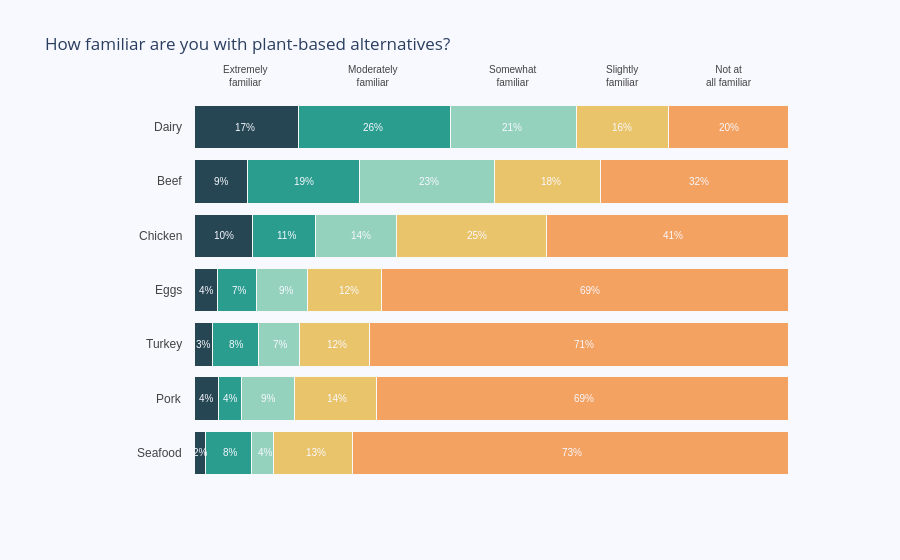

Write notebook code for a chart like this one.
### Code cell
top_labels = ['Extremely<br>familiar', 'Moderately<br>familiar', 'Somewhat<br>familiar', 'Slightly<br>familiar', 'Not at<br>all familiar']

colors = ['rgb(38, 70, 83)', 'rgb(42, 157, 143)', 'rgb(148, 210, 189)',
          'rgb(233, 196, 106)', 'rgb(244, 162, 97)',
          'rgb(244, 162, 97)']

x_data_labels = np.array(list(np.around(np.array(data))), dtype=int)

x_data = data

y_data = list(familiarity_dict.values())

fig = go.Figure()

for i in range(0, len(x_data[0])):
    for xd, yd in zip(x_data, y_data):
        fig.add_trace(go.Bar(
            x=[xd[i]], y=[yd],
            orientation='h',
            marker=dict(
                color=colors[i],
                line=dict(color='rgb(248, 248, 249)', width=1)
            )
        ))

fig.update_layout(
    title='How familiar are you with plant-based alternatives?',
    xaxis=dict(
        showgrid=False,
        showline=False,
        showticklabels=False,
        zeroline=False,
        domain=[0.15, 1]
    ),
    yaxis=dict(
        showgrid=False,
        showline=False,
        showticklabels=False,
        zeroline=False,
    ),
    barmode='stack',
    paper_bgcolor='rgb(248, 248, 255)',
    plot_bgcolor='rgb(248, 248, 255)',
#    margin=dict(l=120, r=10, t=140, b=80),
    showlegend=False,
)

annotations = []

for yd, xd in zip(y_data, x_data_labels):
    # labeling the y-axis
    annotations.append(dict(xref='paper', yref='y',
                            x=0.14, y=yd,
                            xanchor='right',
                            text=str(yd),
                            font=dict(family='Arial', size=12,
                                      color='rgb(67, 67, 67)'),
                            showarrow=False, align='right'))
    # labeling the first percentage of each bar (x_axis)
    annotations.append(dict(xref='x', yref='y',
                            x=xd[0] / 2, y=yd,
                            text=str(xd[0]) + '%',
                            font=dict(family='Arial', size=10,
                                      color='rgb(248, 248, 255)'),
                            showarrow=False))
    # labeling the first Likert scale (on the top)
    if yd == y_data[-1]:
        annotations.append(dict(xref='x', yref='paper',
                                x=xd[0] / 2, y=1.1,
                                text=top_labels[0],
                                font=dict(family='Arial', size=10,
                                          color='rgb(67, 67, 67)'),
                                showarrow=False))
    space = xd[0]
    for i in range(1, len(xd)):
            # labeling the rest of percentages for each bar (x_axis)
            annotations.append(dict(xref='x', yref='y',
                                    x=space + (xd[i]/2), y=yd,
                                    text=str(xd[i]) + '%',
                                    font=dict(family='Arial', size=10,
                                              color='rgb(248, 248, 255)'),
                                    showarrow=False))
            # labeling the Likert scale
            if yd == y_data[-1]:
                annotations.append(dict(xref='x', yref='paper',
                                        x=space + (xd[i]/2), y=1.1,
                                        text=top_labels[i],
                                        font=dict(family='Arial', size=10,
                                                  color='rgb(67, 67, 67)'),
                                        showarrow=False))
            space += xd[i]

fig.update_layout(annotations=annotations)

fig.show()

### Figure 1 — Plotly figure (JSON) as saved in the notebook; plotly's stock layout.template omitted (floating-point values rounded to 4 significant figures)
{"data": [{"marker": {"color": "rgb(38, 70, 83)", "line": {"color": "rgb(248, 248, 249)", "width": 1}}, "orientation": "h", "type": "bar", "x": [1.905], "y": ["Seafood"]}, {"marker": {"color": "rgb(38, 70, 83)", "line": {"color": "rgb(248, 248, 249)", "width": 1}}, "orientation": "h", "type": "bar", "x": [3.96], "y": ["Pork"]}, {"marker": {"color": "rgb(38, 70, 83)", "line": {"color": "rgb(248, 248, 249)", "width": 1}}, "orientation": "h", "type": "bar", "x": [2.941], "y": ["Turkey"]}, {"marker": {"color": "rgb(38, 70, 83)", "line": {"color": "rgb(248, 248, 249)", "width": 1}}, "orientation": "h", "type": "bar", "x": [3.81], "y": ["Eggs"]}, {"marker": {"color": "rgb(38, 70, 83)", "line": {"color": "rgb(248, 248, 249)", "width": 1}}, "orientation": "h", "type": "bar", "x": [9.709], "y": ["Chicken"]}, {"marker": {"color": "rgb(38, 70, 83)", "line": {"color": "rgb(248, 248, 249)", "width": 1}}, "orientation": "h", "type": "bar", "x": [8.911], "y": ["Beef"]}, {"marker": {"color": "rgb(38, 70, 83)", "line": {"color": "rgb(248, 248, 249)", "width": 1}}, "orientation": "h", "type": "bar", "x": [17.43], "y": ["Dairy"]}, {"marker": {"color": "rgb(42, 157, 143)", "line": {"color": "rgb(248, 248, 249)", "width": 1}}, "orientation": "h", "type": "bar", "x": [7.619], "y": ["Seafood"]}, {"marker": {"color": "rgb(42, 157, 143)", "line": {"color": "rgb(248, 248, 249)", "width": 1}}, "orientation": "h", "type": "bar", "x": [3.96], "y": ["Pork"]}, {"marker": {"color": "rgb(42, 157, 143)", "line": {"color": "rgb(248, 248, 249)", "width": 1}}, "orientation": "h", "type": "bar", "x": [7.843], "y": ["Turkey"]}, {"marker": {"color": "rgb(42, 157, 143)", "line": {"color": "rgb(248, 248, 249)", "width": 1}}, "orientation": "h", "type": "bar", "x": [6.667], "y": ["Eggs"]}, {"marker": {"color": "rgb(42, 157, 143)", "line": {"color": "rgb(248, 248, 249)", "width": 1}}, "orientation": "h", "type": "bar", "x": [10.68], "y": ["Chicken"]}, {"marker": {"color": "rgb(42, 157, 143)", "line": {"color": "rgb(248, 248, 249)", "width": 1}}, "orientation": "h", "type": "bar", "x": [18.81], "y": ["Beef"]}, {"marker": {"color": "rgb(42, 157, 143)", "line": {"color": "rgb(248, 248, 249)", "width": 1}}, "orientation": "h", "type": "bar", "x": [25.69], "y": ["Dairy"]}, {"marker": {"color": "rgb(148, 210, 189)", "line": {"color": "rgb(248, 248, 249)", "width": 1}}, "orientation": "h", "type": "bar", "x": [3.81], "y": ["Seafood"]}, {"marker": {"color": "rgb(148, 210, 189)", "line": {"color": "rgb(248, 248, 249)", "width": 1}}, "orientation": "h", "type": "bar", "x": [8.911], "y": ["Pork"]}, {"marker": {"color": "rgb(148, 210, 189)", "line": {"color": "rgb(248, 248, 249)", "width": 1}}, "orientation": "h", "type": "bar", "x": [6.863], "y": ["Turkey"]}, {"marker": {"color": "rgb(148, 210, 189)", "line": {"color": "rgb(248, 248, 249)", "width": 1}}, "orientation": "h", "type": "bar", "x": [8.571], "y": ["Eggs"]}, {"marker": {"color": "rgb(148, 210, 189)", "line": {"color": "rgb(248, 248, 249)", "width": 1}}, "orientation": "h", "type": "bar", "x": [13.59], "y": ["Chicken"]}, {"marker": {"color": "rgb(148, 210, 189)", "line": {"color": "rgb(248, 248, 249)", "width": 1}}, "orientation": "h", "type": "bar", "x": [22.77], "y": ["Beef"]}, {"marker": {"color": "rgb(148, 210, 189)", "line": {"color": "rgb(248, 248, 249)", "width": 1}}, "orientation": "h", "type": "bar", "x": [21.1], "y": ["Dairy"]}, {"marker": {"color": "rgb(233, 196, 106)", "line": {"color": "rgb(248, 248, 249)", "width": 1}}, "orientation": "h", "type": "bar", "x": [13.33], "y": ["Seafood"]}, {"marker": {"color": "rgb(233, 196, 106)", "line": {"color": "rgb(248, 248, 249)", "width": 1}}, "orientation": "h", "type": "bar", "x": [13.86], "y": ["Pork"]}, {"marker": {"color": "rgb(233, 196, 106)", "line": {"color": "rgb(248, 248, 249)", "width": 1}}, "orientation": "h", "type": "bar", "x": [11.76], "y": ["Turkey"]}, {"marker": {"color": "rgb(233, 196, 106)", "line": {"color": "rgb(248, 248, 249)", "width": 1}}, "orientation": "h", "type": "bar", "x": [12.38], "y": ["Eggs"]}, {"marker": {"color": "rgb(233, 196, 106)", "line": {"color": "rgb(248, 248, 249)", "width": 1}}, "orientation": "h", "type": "bar", "x": [25.24], "y": ["Chicken"]}, {"marker": {"color": "rgb(233, 196, 106)", "line": {"color": "rgb(248, 248, 249)", "width": 1}}, "orientation": "h", "type": "bar", "x": [17.82], "y": ["Beef"]}, {"marker": {"color": "rgb(233, 196, 106)", "line": {"color": "rgb(248, 248, 249)", "width": 1}}, "orientation": "h", "type": "bar", "x": [15.6], "y": ["Dairy"]}, {"marker": {"color": "rgb(244, 162, 97)", "line": {"color": "rgb(248, 248, 249)", "width": 1}}, "orientation": "h", "type": "bar", "x": [73.33], "y": ["Seafood"]}, {"marker": {"color": "rgb(244, 162, 97)", "line": {"color": "rgb(248, 248, 249)", "width": 1}}, "orientation": "h", "type": "bar", "x": [69.31], "y": ["Pork"]}, {"marker": {"color": "rgb(244, 162, 97)", "line": {"color": "rgb(248, 248, 249)", "width": 1}}, "orientation": "h", "type": "bar", "x": [70.59], "y": ["Turkey"]}, {"marker": {"color": "rgb(244, 162, 97)", "line": {"color": "rgb(248, 248, 249)", "width": 1}}, "orientation": "h", "type": "bar", "x": [68.57], "y": ["Eggs"]}, {"marker": {"color": "rgb(244, 162, 97)", "line": {"color": "rgb(248, 248, 249)", "width": 1}}, "orientation": "h", "type": "bar", "x": [40.78], "y": ["Chicken"]}, {"marker": {"color": "rgb(244, 162, 97)", "line": {"color": "rgb(248, 248, 249)", "width": 1}}, "orientation": "h", "type": "bar", "x": [31.68], "y": ["Beef"]}, {"marker": {"color": "rgb(244, 162, 97)", "line": {"color": "rgb(248, 248, 249)", "width": 1}}, "orientation": "h", "type": "bar", "x": [20.18], "y": ["Dairy"]}], "layout": {"annotations": [{"align": "right", "font": {"color": "rgb(67, 67, 67)", "family": "Arial", "size": 12}, "showarrow": false, "text": "Seafood", "x": 0.14, "xanchor": "right", "xref": "paper", "y": "Seafood", "yref": "y"}, {"font": {"color": "rgb(248, 248, 255)", "family": "Arial", "size": 10}, "showarrow": false, "text": "2%", "x": 1, "xref": "x", "y": "Seafood", "yref": "y"}, {"font": {"color": "rgb(248, 248, 255)", "family": "Arial", "size": 10}, "showarrow": false, "text": "8%", "x": 6, "xref": "x", "y": "Seafood", "yref": "y"}, {"font": {"color": "rgb(248, 248, 255)", "family": "Arial", "size": 10}, "showarrow": false, "text": "4%", "x": 12, "xref": "x", "y": "Seafood", "yref": "y"}, {"font": {"color": "rgb(248, 248, 255)", "family": "Arial", "size": 10}, "showarrow": false, "text": "13%", "x": 20.5, "xref": "x", "y": "Seafood", "yref": "y"}, {"font": {"color": "rgb(248, 248, 255)", "family": "Arial", "size": 10}, "showarrow": false, "text": "73%", "x": 63.5, "xref": "x", "y": "Seafood", "yref": "y"}, {"align": "right", "font": {"color": "rgb(67, 67, 67)", "family": "Arial", "size": 12}, "showarrow": false, "text": "Pork", "x": 0.14, "xanchor": "right", "xref": "paper", "y": "Pork", "yref": "y"}, {"font": {"color": "rgb(248, 248, 255)", "family": "Arial", "size": 10}, "showarrow": false, "text": "4%", "x": 2, "xref": "x", "y": "Pork", "yref": "y"}, {"font": {"color": "rgb(248, 248, 255)", "family": "Arial", "size": 10}, "showarrow": false, "text": "4%", "x": 6, "xref": "x", "y": "Pork", "yref": "y"}, {"font": {"color": "rgb(248, 248, 255)", "family": "Arial", "size": 10}, "showarrow": false, "text": "9%", "x": 12.5, "xref": "x", "y": "Pork", "yref": "y"}, {"font": {"color": "rgb(248, 248, 255)", "family": "Arial", "size": 10}, "showarrow": false, "text": "14%", "x": 24, "xref": "x", "y": "Pork", "yref": "y"}, {"font": {"color": "rgb(248, 248, 255)", "family": "Arial", "size": 10}, "showarrow": false, "text": "69%", "x": 65.5, "xref": "x", "y": "Pork", "yref": "y"}, {"align": "right", "font": {"color": "rgb(67, 67, 67)", "family": "Arial", "size": 12}, "showarrow": false, "text": "Turkey", "x": 0.14, "xanchor": "right", "xref": "paper", "y": "Turkey", "yref": "y"}, {"font": {"color": "rgb(248, 248, 255)", "family": "Arial", "size": 10}, "showarrow": false, "text": "3%", "x": 1.5, "xref": "x", "y": "Turkey", "yref": "y"}, {"font": {"color": "rgb(248, 248, 255)", "family": "Arial", "size": 10}, "showarrow": false, "text": "8%", "x": 7, "xref": "x", "y": "Turkey", "yref": "y"}, {"font": {"color": "rgb(248, 248, 255)", "family": "Arial", "size": 10}, "showarrow": false, "text": "7%", "x": 14.5, "xref": "x", "y": "Turkey", "yref": "y"}, {"font": {"color": "rgb(248, 248, 255)", "family": "Arial", "size": 10}, "showarrow": false, "text": "12%", "x": 24, "xref": "x", "y": "Turkey", "yref": "y"}, {"font": {"color": "rgb(248, 248, 255)", "family": "Arial", "size": 10}, "showarrow": false, "text": "71%", "x": 65.5, "xref": "x", "y": "Turkey", "yref": "y"}, {"align": "right", "font": {"color": "rgb(67, 67, 67)", "family": "Arial", "size": 12}, "showarrow": false, "text": "Eggs", "x": 0.14, "xanchor": "right", "xref": "paper", "y": "Eggs", "yref": "y"}, {"font": {"color": "rgb(248, 248, 255)", "family": "Arial", "size": 10}, "showarrow": false, "text": "4%", "x": 2, "xref": "x", "y": "Eggs", "yref": "y"}, {"font": {"color": "rgb(248, 248, 255)", "family": "Arial", "size": 10}, "showarrow": false, "text": "7%", "x": 7.5, "xref": "x", "y": "Eggs", "yref": "y"}, {"font": {"color": "rgb(248, 248, 255)", "family": "Arial", "size": 10}, "showarrow": false, "text": "9%", "x": 15.5, "xref": "x", "y": "Eggs", "yref": "y"}, {"font": {"color": "rgb(248, 248, 255)", "family": "Arial", "size": 10}, "showarrow": false, "text": "12%", "x": 26, "xref": "x", "y": "Eggs", "yref": "y"}, {"font": {"color": "rgb(248, 248, 255)", "family": "Arial", "size": 10}, "showarrow": false, "text": "69%", "x": 66.5, "xref": "x", "y": "Eggs", "yref": "y"}, {"align": "right", "font": {"color": "rgb(67, 67, 67)", "family": "Arial", "size": 12}, "showarrow": false, "text": "Chicken", "x": 0.14, "xanchor": "right", "xref": "paper", "y": "Chicken", "yref": "y"}, {"font": {"color": "rgb(248, 248, 255)", "family": "Arial", "size": 10}, "showarrow": false, "text": "10%", "x": 5, "xref": "x", "y": "Chicken", "yref": "y"}, {"font": {"color": "rgb(248, 248, 255)", "family": "Arial", "size": 10}, "showarrow": false, "text": "11%", "x": 15.5, "xref": "x", "y": "Chicken", "yref": "y"}, {"font": {"color": "rgb(248, 248, 255)", "family": "Arial", "size": 10}, "showarrow": false, "text": "14%", "x": 28, "xref": "x", "y": "Chicken", "yref": "y"}, {"font": {"color": "rgb(248, 248, 255)", "family": "Arial", "size": 10}, "showarrow": false, "text": "25%", "x": 47.5, "xref": "x", "y": "Chicken", "yref": "y"}, {"font": {"color": "rgb(248, 248, 255)", "family": "Arial", "size": 10}, "showarrow": false, "text": "41%", "x": 80.5, "xref": "x", "y": "Chicken", "yref": "y"}, {"align": "right", "font": {"color": "rgb(67, 67, 67)", "family": "Arial", "size": 12}, "showarrow": false, "text": "Beef", "x": 0.14, "xanchor": "right", "xref": "paper", "y": "Beef", "yref": "y"}, {"font": {"color": "rgb(248, 248, 255)", "family": "Arial", "size": 10}, "showarrow": false, "text": "9%", "x": 4.5, "xref": "x", "y": "Beef", "yref": "y"}, {"font": {"color": "rgb(248, 248, 255)", "family": "Arial", "size": 10}, "showarrow": false, "text": "19%", "x": 18.5, "xref": "x", "y": "Beef", "yref": "y"}, {"font": {"color": "rgb(248, 248, 255)", "family": "Arial", "size": 10}, "showarrow": false, "text": "23%", "x": 39.5, "xref": "x", "y": "Beef", "yref": "y"}, {"font": {"color": "rgb(248, 248, 255)", "family": "Arial", "size": 10}, "showarrow": false, "text": "18%", "x": 60, "xref": "x", "y": "Beef", "yref": "y"}, {"font": {"color": "rgb(248, 248, 255)", "family": "Arial", "size": 10}, "showarrow": false, "text": "32%", "x": 85, "xref": "x", "y": "Beef", "yref": "y"}, {"align": "right", "font": {"color": "rgb(67, 67, 67)", "family": "Arial", "size": 12}, "showarrow": false, "text": "Dairy", "x": 0.14, "xanchor": "right", "xref": "paper", "y": "Dairy", "yref": "y"}, {"font": {"color": "rgb(248, 248, 255)", "family": "Arial", "size": 10}, "showarrow": false, "text": "17%", "x": 8.5, "xref": "x", "y": "Dairy", "yref": "y"}, {"font": {"color": "rgb(67, 67, 67)", "family": "Arial", "size": 10}, "showarrow": false, "text": "Extremely<br>familiar", "x": 8.5, "xref": "x", "y": 1.1, "yref": "paper"}, {"font": {"color": "rgb(248, 248, 255)", "family": "Arial", "size": 10}, "showarrow": false, "text": "26%", "x": 30, "xref": "x", "y": "Dairy", "yref": "y"}, {"font": {"color": "rgb(67, 67, 67)", "family": "Arial", "size": 10}, "showarrow": false, "text": "Moderately<br>familiar", "x": 30, "xref": "x", "y": 1.1, "yref": "paper"}, {"font": {"color": "rgb(248, 248, 255)", "family": "Arial", "size": 10}, "showarrow": false, "text": "21%", "x": 53.5, "xref": "x", "y": "Dairy", "yref": "y"}, {"font": {"color": "rgb(67, 67, 67)", "family": "Arial", "size": 10}, "showarrow": false, "text": "Somewhat<br>familiar", "x": 53.5, "xref": "x", "y": 1.1, "yref": "paper"}, {"font": {"color": "rgb(248, 248, 255)", "family": "Arial", "size": 10}, "showarrow": false, "text": "16%", "x": 72, "xref": "x", "y": "Dairy", "yref": "y"}, {"font": {"color": "rgb(67, 67, 67)", "family": "Arial", "size": 10}, "showarrow": false, "text": "Slightly<br>familiar", "x": 72, "xref": "x", "y": 1.1, "yref": "paper"}, {"font": {"color": "rgb(248, 248, 255)", "family": "Arial", "size": 10}, "showarrow": false, "text": "20%", "x": 90, "xref": "x", "y": "Dairy", "yref": "y"}, {"font": {"color": "rgb(67, 67, 67)", "family": "Arial", "size": 10}, "showarrow": false, "text": "Not at<br>all familiar", "x": 90, "xref": "x", "y": 1.1, "yref": "paper"}], "autosize": true, "barmode": "stack", "paper_bgcolor": "rgb(248, 248, 255)", "plot_bgcolor": "rgb(248, 248, 255)", "showlegend": false, "title": {"text": "How familiar are you with plant-based alternatives?"}, "xaxis": {"autorange": true, "domain": [0.15, 1], "range": [-0.4934, 105.3], "showgrid": false, "showline": false, "showticklabels": false, "type": "linear", "zeroline": false}, "yaxis": {"autorange": true, "range": [-0.5, 6.5], "showgrid": false, "showline": false, "showticklabels": false, "type": "category", "zeroline": false}}}
